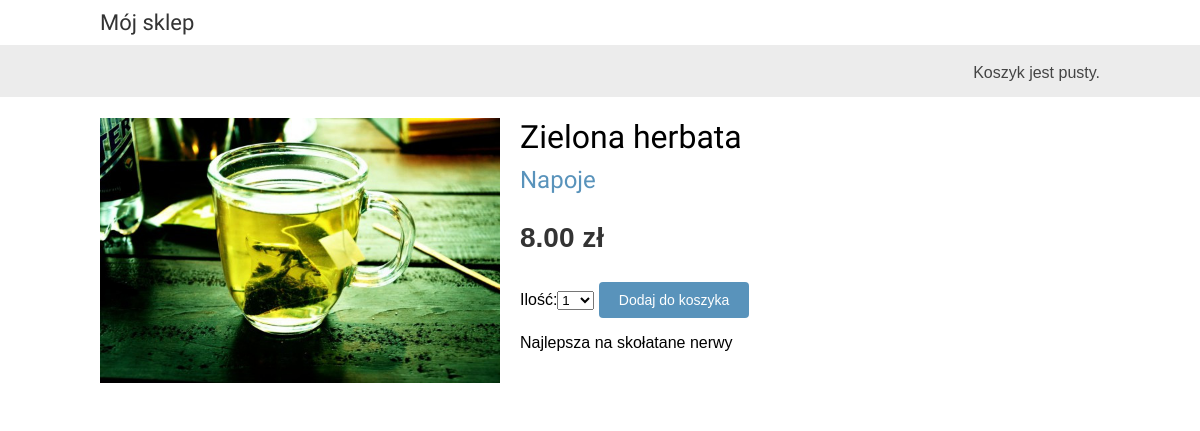
Before: /1/zielona-herbata with the older database file.
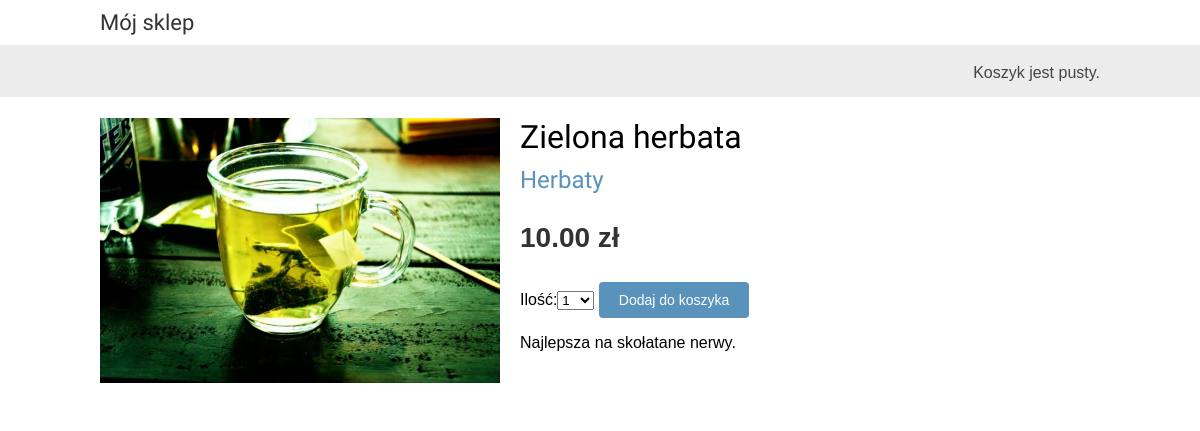
After: the same page with the newer database file.
### shop/models.py (models this page shows, shortened)
class Product(models.Model):
    category = models.ForeignKey(Category, related_name='products', on_delete=models.DO_NOTHING)
    name = models.CharField(max_length=200, db_index=True)
    slug = models.SlugField(max_length=200, db_index=True)
    image = models.ImageField(upload_to='products/%Y/%m/%d', blank=True)
    description = models.TextField(blank=True)
    price = models.DecimalField(max_digits=10, decimal_places=2)
    stock = models.PositiveIntegerField()
    available = models.BooleanField(default=True)
    created = models.DateTimeField(auto_now_add=True)
    updated = models.DateTimeField(auto_now=True)
    class Meta:
        ordering = ('name',)
        index_together = (('id', 'slug'),)

class Category(models.Model):
    name = models.CharField(max_length=250)
    slug = models.SlugField(max_length=200,
                            db_index=True,
                            unique=True)
    class Meta:
        ordering = ('name',)
        verbose_name = 'category'
        verbose_name_plural = 'categories'
    def __str__(self):
        return self.name
    def get_absolute_url(self):
        return reverse('shop:product_list_by_category', args=[self.slug])

### shop/views.py (the view)
# urls.py: path('<int:id>/<slug:slug>', views.product_detail, name='product_detail'),
def product_detail(request, id, slug):
    product = get_object_or_404(Product,
                                id=id,
                                slug=slug,
                                available=True)
    cart_product_form = CartAddProductForm()
    return render(request,
                  'shop/product/detail.html',
                  {'product': product,
                   'cart_product_form': cart_product_form})

### cart/forms.py
class CartAddProductForm(forms.Form):
    quantity = forms.TypedChoiceField(choices=PRODUCT_QUANTITY_CHOICES,
                                      coerce=int,
                                      label="Ilość")
    update = forms.BooleanField(required=False,
                                initial=False,
                                widget=forms.HiddenInput)

### cart/cart.py (called while the page is built)
    def __len__(self):
        return sum(item['quantity'] for item in self.cart.values())

### cart/context_processors.py (called while the page is built)
def cart(request):
    return {'cart': Cart(request)}

### shop/templates/shop/product/detail.html (shortened to what this page needs)
{% extends "shop/base.html" %}
{% load static %}
{% block content %}
    <div class="product-detail">
        <img src="{% if product.image %}{{ product.image.url }}{% else %}
{% static "img/no_image.png" %}{% endif %}">
    <h1>{{ product.name }}</h1>
    <h2><a href="{{ product.category.get_absolute_url }}">{{ product.category }}</a></h2>
        <p class="price">{{ product.price }} zł</p>
        <form action="{% url "cart:cart_add" product.id %}" method="post">
        {{ cart_product_form }}
        <input type="submit" value="Dodaj do koszyka">
        {{ product.description|linebreaks }}
        </form>
    </div>
{% endblock %}

Changed rows visible on the page:
changed Product "Zielona herbata": category "Napoje" → "Herbaty"; price "8.00" → "10.00"; description "Najlepsza na skołatane nerwy" → "Najlepsza na skołatane nerwy."
